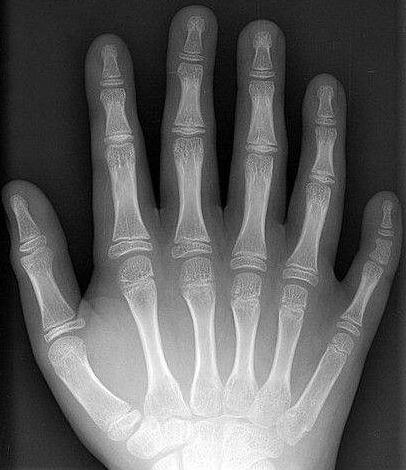
#> input picture advanced-1/1.jpg, 406 x 470 px, found by its file name
$ python main.py
#> lines starting #> are read from the running program, lines starting #| are printed output that depends on the picture
import numpy as np
import cv2
import matplotlib.pyplot as plt
from scipy.signal import medfilt2d
from scipy.fft import fft2, ifft2, fftshift, ifftshift


def add_salt_pepper_noise(image, prob):
    """添加椒盐噪声到图像中"""
    noisy = np.copy(image)
    num_salt = int(prob * image.size * 0.5)
    num_pepper = int(prob * image.size * 0.5)
    # 添加盐噪声
    salt_coords = [np.random.randint(0, dim - 1, num_salt) for dim in image.shape[:2]]
    noisy[salt_coords[0], salt_coords[1]] = 255
    # 添加椒噪声
    pepper_coords = [
        np.random.randint(0, dim - 1, num_pepper) for dim in image.shape[:2]
    ]
    noisy[pepper_coords[0], pepper_coords[1]] = 0
    return noisy


def motion_blur_psf(length, angle):
    """生成运动模糊点扩散函数（PSF）"""
    psf = np.zeros((length, length))
    center = length // 2
    x_end = center + int(length * np.cos(np.radians(angle)))
    y_end = center + int(length * np.sin(np.radians(angle)))
    cv2.line(psf, (center, center), (x_end, y_end), 1, thickness=1)
    return psf / psf.sum()


def wiener_filter(img, psf, K=0.0001):
    """对图像应用维纳滤波"""
    img_fft = fft2(img)
    psf_fft = fft2(psf, s=img.shape)
    psf_fft = np.conj(psf_fft) / (np.abs(psf_fft) ** 2 + K)
    img_deconv = np.abs(ifft2(img_fft * psf_fft))
    return np.uint8(np.clip(img_deconv, 0, 255))


# 读取原始图像
img = cv2.imread("advanced-1/1.jpg")
#> img is the input picture: shape (470, 406, 3); min 0, max 255, mean 95.4
img_rgb = cv2.cvtColor(img, cv2.COLOR_BGR2RGB)  # 转换为 RGB 格式

# 图像处理及可视化
plt.figure(figsize=(15, 8))

# 原图
plt.subplot(2, 4, 1)
plt.imshow(img_rgb)
plt.title("Original image")
plt.axis("off")

# 原图灰度化
img_gray = cv2.cvtColor(img_rgb, cv2.COLOR_RGB2GRAY)
plt.subplot(2, 4, 2)
plt.imshow(img_gray, cmap="gray")
plt.title("Gray image")
plt.axis("off")

# 添加椒盐噪声
noise_img = add_salt_pepper_noise(img_rgb, prob=0.05)
#> in add_salt_pepper_noise, `noisy[pepper_coords[0], pepper_coords[1]] = 0`:
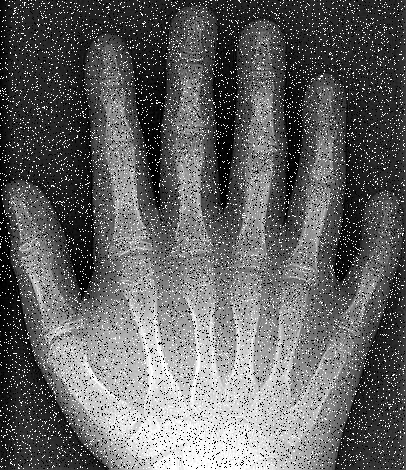
#> noisy: shape (470, 406, 3); min 0, max 255, mean 99.2
plt.subplot(2, 4, 3)
plt.imshow(noise_img)
plt.title("Salt-pepper noise image")
plt.axis("off")

# 转灰度图并中值滤波
noise_img_gray = cv2.cvtColor(noise_img, cv2.COLOR_RGB2GRAY)
med_filter_img = medfilt2d(noise_img_gray, kernel_size=3)
plt.subplot(2, 4, 4)
plt.imshow(med_filter_img, cmap="gray")
plt.title("Med-filter image")
plt.axis("off")

# 模拟运动模糊
LEN, THETA = 15, 15
PSF = motion_blur_psf(LEN, THETA)
blurred = cv2.filter2D(img_rgb, -1, PSF)
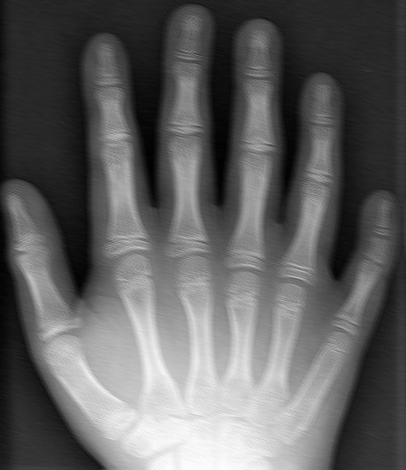
#> blurred: shape (470, 406, 3); min 1, max 254, mean 95.9
plt.subplot(2, 4, 5)
plt.imshow(blurred)
plt.title("blurred image")
plt.axis("off")

# 维纳滤波去模糊
wnrl = wiener_filter(blurred[:, :, 0], PSF)
#> in wiener_filter, `img_deconv = np.abs(ifft2(img_fft * psf_fft))`:
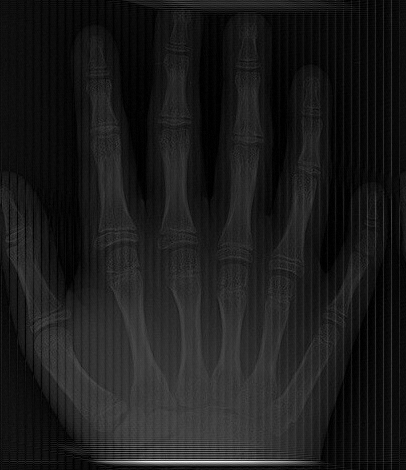
#> img_deconv: shape (470, 406) float64; min 0.00621, max 934.9, mean 101.3; drawn with min black and max white
#> in wiener_filter, `return np.uint8(np.clip(img_deconv, 0, 255))`:
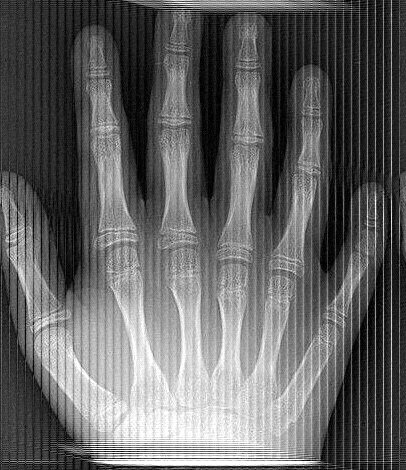
#> returned value: shape (470, 406); min 0, max 255, mean 98.9
plt.subplot(2, 4, 6)
plt.imshow(wnrl, cmap="gray")
plt.title("Wiener filter image")
plt.axis("off")

# 添加正弦噪声
m, n = img_gray.shape
#> m = 470; n = 406
sinoise_img = img_gray.astype(np.float64) + 50 * (
    np.sin(20 * np.arange(m)[:, None]) + np.sin(20 * np.arange(n))
)
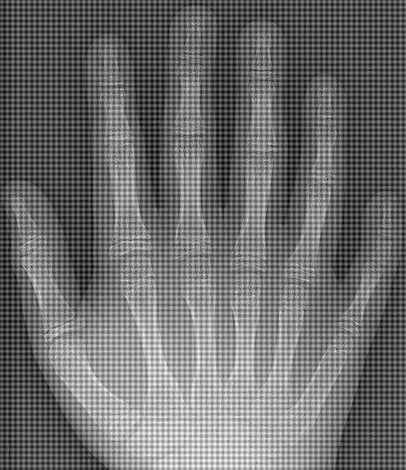
#> sinoise_img: shape (470, 406) float64; min -99.98, max 354.7, mean 95.4; drawn with min black and max white
plt.subplot(2, 4, 7)
plt.imshow(sinoise_img, cmap="gray")
plt.title("Sin-noise image")
plt.axis("off")

# 频域滤波去除正弦噪声
f = fft2(sinoise_img)
fshift = fftshift(f)
N1, N2 = fshift.shape
#> N1 = 470; N2 = 406
W, n, d0 = 50, 2, 83
n1, n2 = N1 // 2, N2 // 2
#> n1 = 235; n2 = 203

# 构建滤波器
H = 1 / (
    1
    + (
        (np.sqrt((np.arange(N1)[:, None] - n1) ** 2 + (np.arange(N2) - n2) ** 2) * W)
        / (
            d0**2
            - np.sqrt((np.arange(N1)[:, None] - n1) ** 2 + (np.arange(N2) - n2) ** 2)
            ** 2
        )
    )
    ** (2 * n)
)
filtered_freq = fshift * H
filtered_img = np.real(ifft2(ifftshift(filtered_freq)))
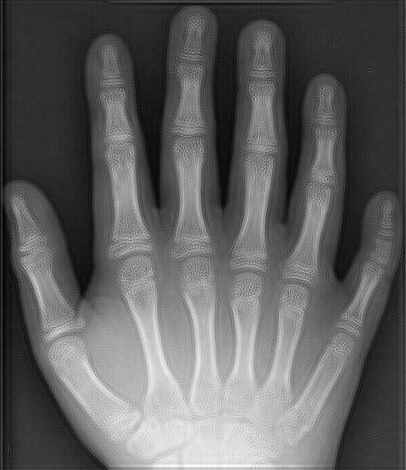
#> filtered_img: shape (470, 406) float64; min -15.37, max 279.5, mean 95.4; drawn with min black and max white
filtered_img = np.uint8(np.clip(filtered_img, 0, 255))

plt.subplot(2, 4, 8)
plt.imshow(filtered_img, cmap="gray")
plt.title("Filtered image")
plt.axis("off")

plt.tight_layout()
plt.show()
